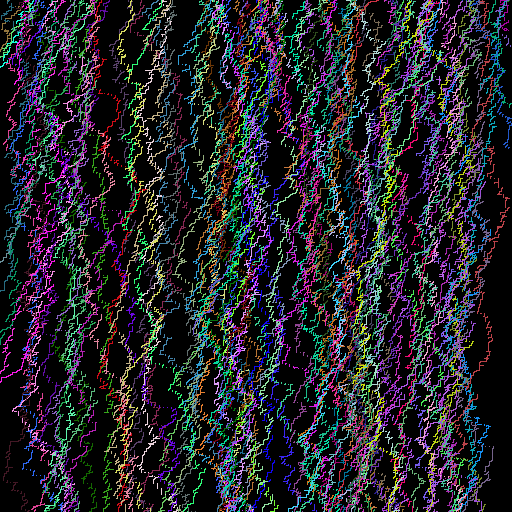

The Python source for this figure:
import random as q
from PIL import Image

def confetti():
	y = 0
	x = q.randrange(512)
	r = q.randrange(256)
	g = q.randrange(256)
	b = q.randrange(256)

	while True:
		if x>=512 or x<0 or y>=512:
			break
		image.putpixel((x,y),(r,g,b))

		random = q.random()
		if random < .1:
			x+=4
		elif random < .5:
			x-=1
		else:
			y+=1
image = Image.new("RGB",(512, 512))
for a in range(100):
	confetti()

image.save("confetti.png","PNG")

